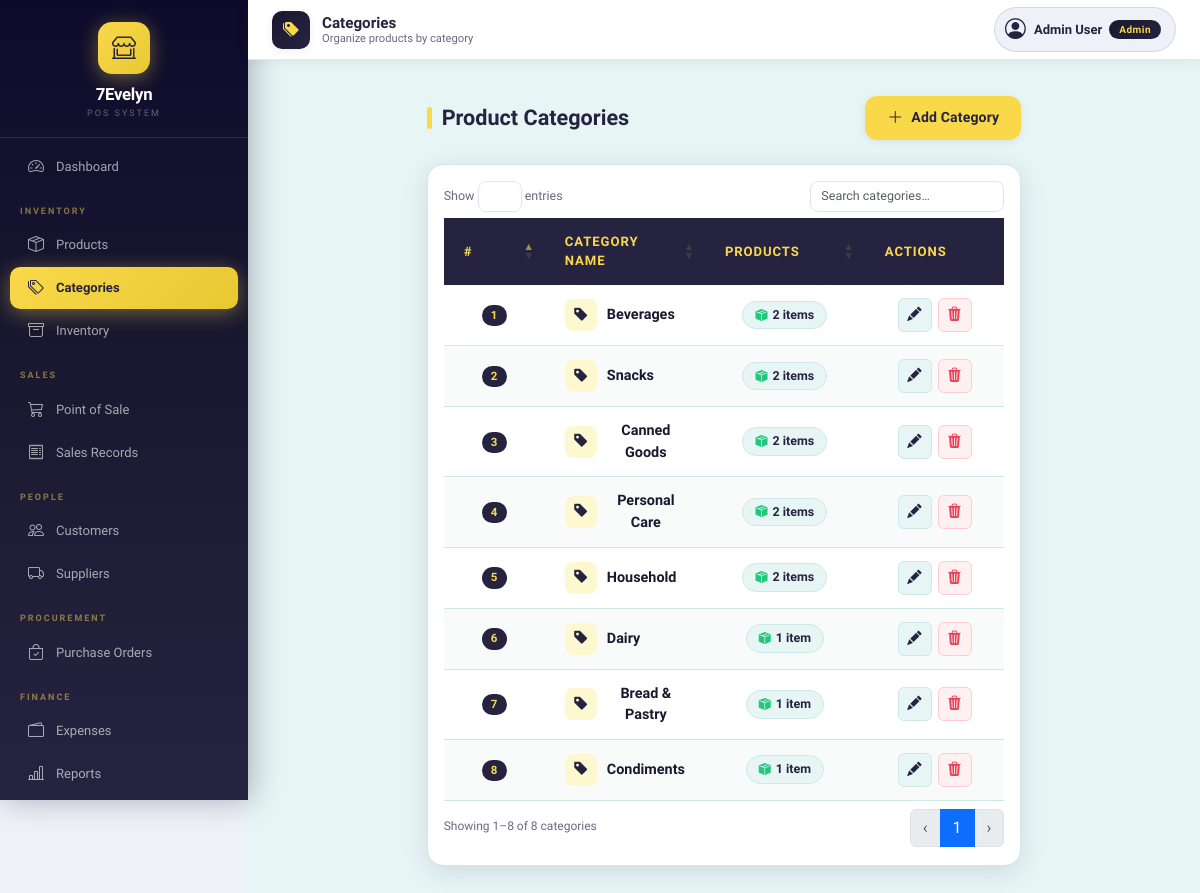
Page /frontend/category.php (signed in) on the earlier database version.
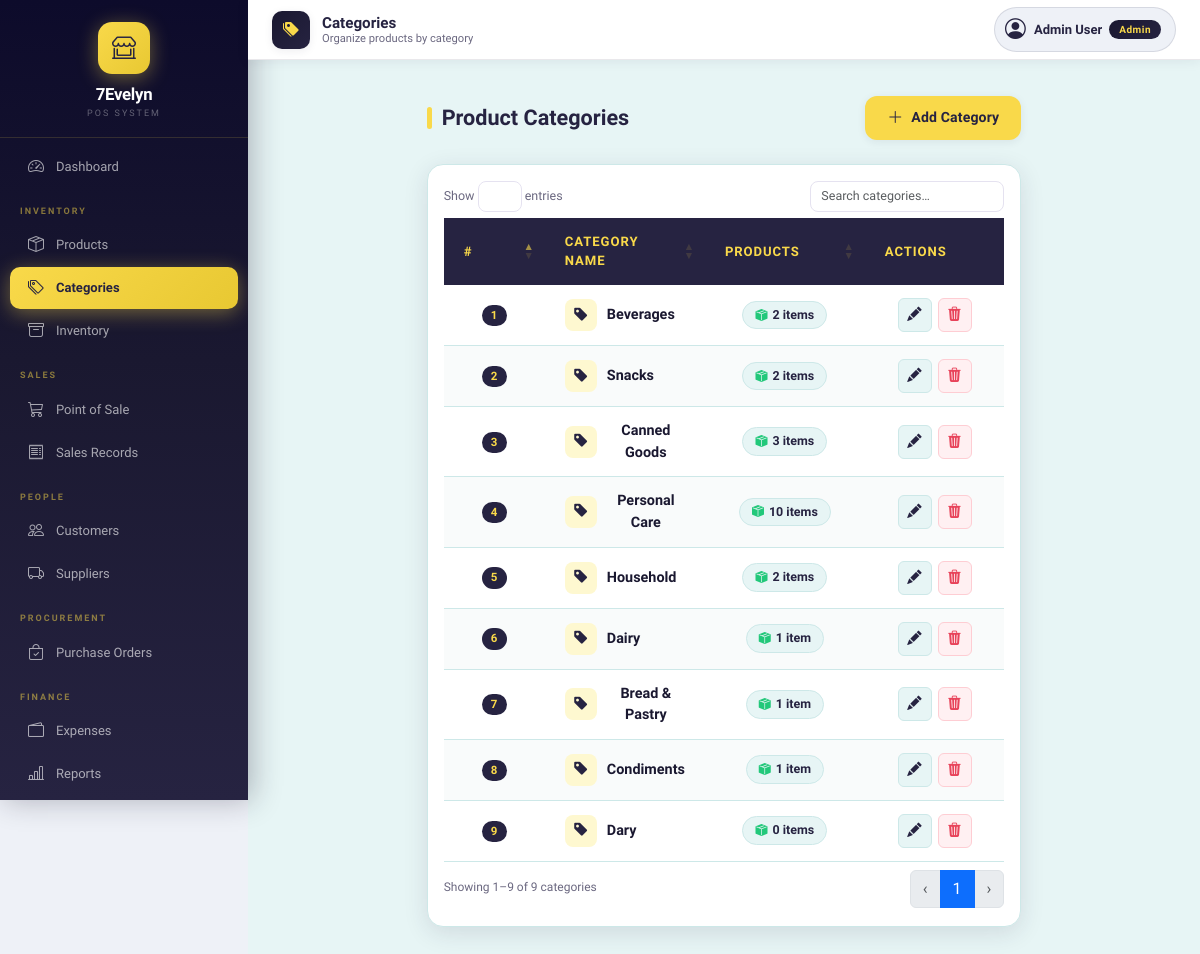
Same page on the later database version.
### tables this page shows
CREATE TABLE `category` (
  `categoryID` int(11) NOT NULL,
  `categoryName` varchar(80) NOT NULL
);

### frontend/category.php (the view, shortened to what this page needs)
<?php
require_once '../backend/database.php';
?>
<?php include 'header.php'; ?>
<?php include 'nav.php'; ?>
<?php
include 'topbar.php';
?>
<div class="page-body">
    <div class="row justify-content-center">
        <div class="col-xl-8 col-lg-9 col-md-11">
            <div class="section-header">
                <h5 class="section-title">Product Categories</h5>
                <?php if($_SESSION['roleName'] === 'Admin'): ?>
                <button class="btn-add" data-bs-toggle="modal" data-bs-target="#addCatModal">
                    <i class="bi bi-plus-lg"></i> Add Category
                </button>
                <?php endif; ?>
            </div>
            <div class="cat-card">
                <div class="p-3">
                    <table id="catTable" class="cat-table">
                        <thead>
                            <tr>
                                <th style="width:70px;">#</th>
                                <th style="text-align:left;">Category Name</th>
                                <th style="width:130px;">Products</th>
                                <?php if($_SESSION['roleName'] === 'Admin'): ?>
                                <th style="width:110px;">Actions</th>
                                <?php endif; ?>
                            </tr>
                        </thead>
                        <tbody>
                        <?php
                        $cats = $conn->query("SELECT c.*, COUNT(p.productID) AS prodCount FROM category c LEFT JOIN product p ON c.categoryID=p.categoryID AND p.status='Active' GROUP BY c.categoryID ORDER BY c.categoryName ASC");
                        while($r = $cats->fetch_assoc()):
                        ?>
                        <tr>
                            <td><span class="id-badge"><?php echo $r['categoryID']; ?></span></td>
                            <td>
                                <div style="display:flex;align-items:center;gap:10px;">
                                    <div class="cat-icon"><i class="bi bi-tag-fill"></i></div>
                                    <span style="font-weight:600;color:var(--t-main);"><?php echo htmlspecialchars($r['categoryName']); ?></span>
                                </div>
                            </td>
                            <td>
                                <span class="count-badge">
                                    <i class="bi bi-box-seam-fill"></i>
                                    <?php echo $r['prodCount']; ?> item<?php echo $r['prodCount'] != 1 ? 's' : ''; ?>
                                </span>
                            </td>
                            <?php if($_SESSION['roleName'] === 'Admin'): ?>
                            <td>
                                <div style="display:flex;gap:6px;justify-content:center;">
                                    <button class="btn-icon btn-edit" data-bs-toggle="modal" data-bs-target="#editCat<?php echo $r['categoryID']; ?>" title="Edit">
                                        <i class="bi bi-pencil-fill"></i>
                                    </button>
                                    <button class="btn-icon btn-del" data-bs-toggle="modal" data-bs-target="#delCat<?php echo $r['categoryID']; ?>" title="Delete">
                                        <i class="bi bi-trash3-fill"></i>
                                    </button>
                                </div>
                            </td>
                            <?php endif; ?>
                        </tr>
                        <?php endwhile; ?>
                        </tbody>
                    </table>
                </div>
            </div>
        </div>
    </div>
</div>
</div></div>
</body></html>

Differences in the rows shown:
computed for category "Canned Goods": prodCount "2" → "3"
added category: categoryID "9", categoryName "Dary", prodCount "0", shows "s"
computed for category "Personal Care": prodCount "2" → "10"
Other differences:
text written by a page script: "Show entries Showing 1–8 of 8 categories ‹ 1 ›" → "Show entries Showing 1–9 of 9 categories ‹ 1 ›"
